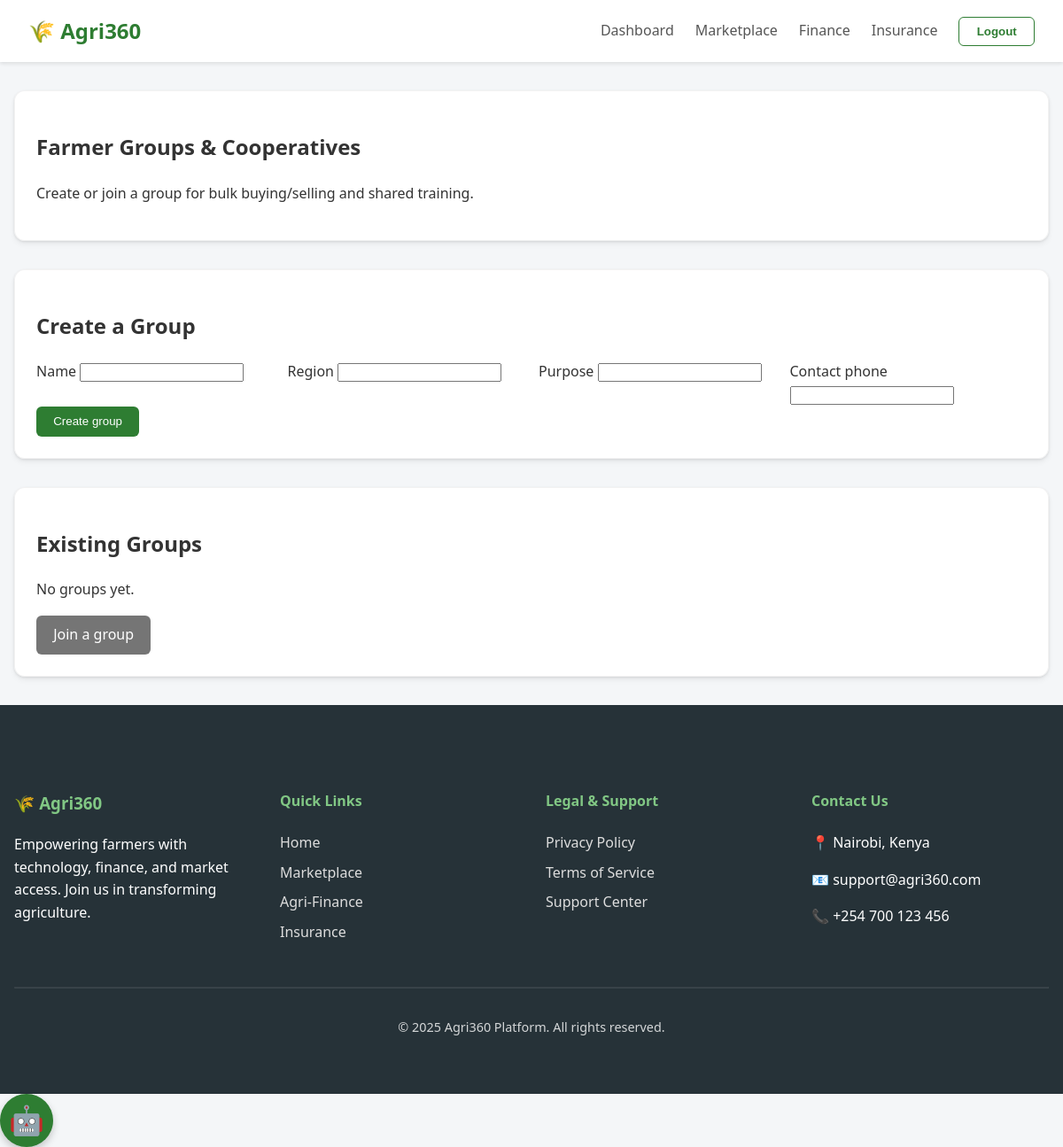
The page /core/extension/groups/ (signed in) on the database as committed earlier.
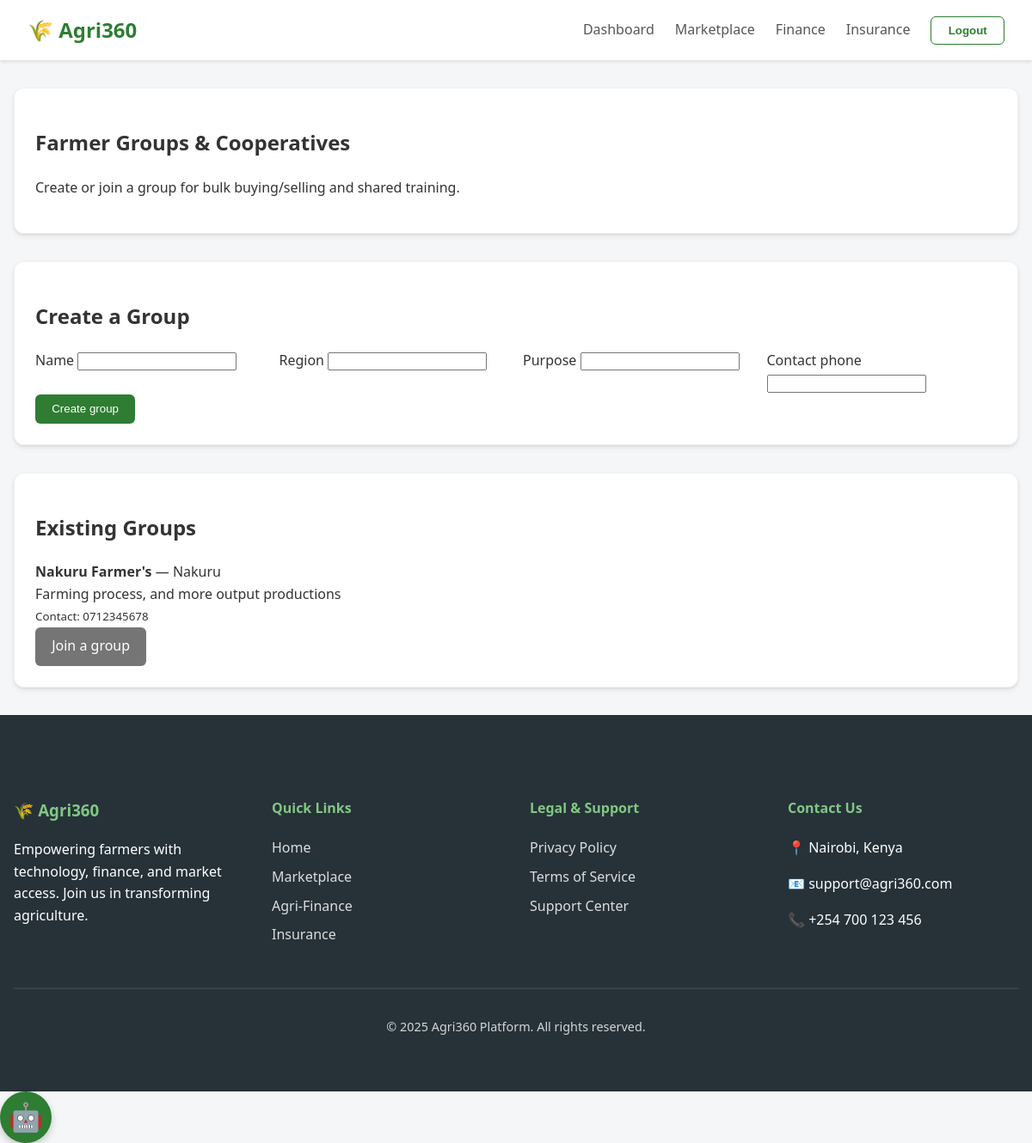
The same page on the database as committed later.
### core/models.py (models this page shows, shortened)
class FarmerGroup(models.Model):
    name = models.CharField(max_length=140)
    region = models.CharField(max_length=120, blank=True)
    purpose = models.CharField(max_length=180, blank=True)
    contact_phone = models.CharField(max_length=40, blank=True)
    created_by = models.ForeignKey(
        settings.AUTH_USER_MODEL, on_delete=models.SET_NULL, null=True, blank=True, related_name="groups_created"
    )
    created_at = models.DateTimeField(auto_now_add=True)

### core/views.py (the view, shortened to what this page needs)
# urls.py: path('extension/groups/', FarmerGroupsView.as_view(), name='extension_groups'),
class FarmerGroupsView(OfficerRequiredMixin, FormView):
    template_name = 'extension/groups.html'
    form_class = FarmerGroupForm
    success_url = '/core/extension/groups/'
    def get_context_data(self, **kwargs):
        context = super().get_context_data(**kwargs)
        context["groups"] = FarmerGroup.objects.order_by("-created_at")[:20]
        context["join_form"] = GroupJoinForm()
        return context

### core/forms.py
class FarmerGroupForm(forms.ModelForm):
    class Meta:
        model = FarmerGroup
        fields = ["name", "region", "purpose", "contact_phone"]

class GroupJoinForm(forms.ModelForm):
    class Meta:
        model = GroupMembership
        fields = ["group", "role"]

### core/views.py (called while the page is built)
    def dispatch(self, request, *args, **kwargs):
        if not request.user.is_authenticated:
            return super().dispatch(request, *args, **kwargs)
        if getattr(request.user, "role", "") != "OFFICER":
            messages.error(request, "Extension tools are available to extension officers.")
            return redirect("dashboard")
        return super().dispatch(request, *args, **kwargs)

### templates/extension/groups.html (shortened to what this page needs)
{% extends 'base.html' %}
{% block main_class %}container narrow{% endblock %}
{% block content %}
<section class="card">
    <h1>Farmer Groups & Cooperatives</h1>
    <p>Create or join a group for bulk buying/selling and shared training.</p>
</section>
<section class="card">
    <h2>Create a Group</h2>
    <form method="post">
        <div class="form-grid">
            <label>Name {{ form.name }}</label>
            <label>Region {{ form.region }}</label>
            <label>Purpose {{ form.purpose }}</label>
            <label>Contact phone {{ form.contact_phone }}</label>
        </div>
        <button type="submit" class="btn btn-primary">Create group</button>
    </form>
</section>
<section class="card">
    <h2>Existing Groups</h2>
    <div class="stacked">
        {% for group in groups %}
        <div class="pill">
            <strong>{{ group.name }}</strong> — {{ group.region|default:"Region not set" }}<br>
            <span>{{ group.purpose }}</span><br>
            <small>Contact: {{ group.contact_phone|default:"N/A" }}</small>
        </div>
        {% empty %}
        <p>No groups yet.</p>
        {% endfor %}
    </div>
    <a class="btn btn-secondary" href="{% url 'extension_groups_join' %}">Join a group</a>
</section>
{% endblock %}

### templates/base.html (shortened to what this page needs)
{% load static %}
<!DOCTYPE html>
<html lang="en">
<head>
    <link rel="stylesheet" href="{% static 'css/styles.css' %}">
</head>
<body>
    <header>
        <a href="/" class="logo">🌾 Agri360</a>
        <nav>
            <ul>
                {% if user.is_authenticated %}
                <li><a href="{% url 'dashboard' %}">Dashboard</a></li>
                <li><a href="{% url 'marketplace' %}">Marketplace</a></li>
                <li><a href="#">Finance</a></li>
                <li><a href="#">Insurance</a></li>
                <li>
                    <form action="{% url 'logout' %}" method="post" style="display:inline;">
                        <button type="submit" class="nav-btn nav-btn-outline"
                            style="cursor:pointer; background: transparent;">Logout</button>
                    </form>
                </li>
                {% else %}
                <li><a href="{% url 'marketplace' %}">Marketplace</a></li>
                <li><a href="{% url 'login' %}" class="nav-btn nav-btn-outline">Login</a></li>
                <li><a href="{% url 'signup' %}" class="btn btn-primary" style="padding: 0.5rem 1.2rem;">Sign Up</a>
                </li>
                {% endif %}
            </ul>
        </nav>
    </header>
    <main class="{% block main_class %}container{% endblock %}">
        {% block content %}
        {% endblock %}
    </main>
    {% include 'footer.html' %}
    {% include 'chatbot.html' %}
</body>
</html>

### templates/footer.html
<footer class="site-footer">
    <div class="container">
        <div class="footer-grid">
            <div class="footer-col">
                <h3>🌾 Agri360</h3>
                <p>Empowering farmers with technology, finance, and market access. Join us in transforming agriculture.
                </p>
            </div>
            <div class="footer-col">
                <h4>Quick Links</h4>
                <ul>
                    <li><a href="{% url 'home' %}">Home</a></li>
                    <li><a href="{% url 'marketplace' %}">Marketplace</a></li>
                    <li><a href="{% url 'loan_request' %}">Agri-Finance</a></li>
                    <li><a href="{% url 'insurance_apply' %}">Insurance</a></li>
                </ul>
            </div>
            <div class="footer-col">
                <h4>Legal & Support</h4>
                <ul>
                    <li><a href="{% url 'privacy_policy' %}">Privacy Policy</a></li>
                    <li><a href="#">Terms of Service</a></li>
                    <li><a href="#">Support Center</a></li>
                </ul>
            </div>
            <div class="footer-col">
                <h4>Contact Us</h4>
                <p>📍 Nairobi, Kenya</p>
                <p>📧 support@agri360.com</p>
                <p>📞 +254 700 123 456</p>
            </div>
        </div>
        <hr style="border-color: rgba(255,255,255,0.1); margin: 2rem 0;">
        <div style="text-align: center; opacity: 0.8; font-size: 0.9rem;">
            &copy; {% now "Y" %} Agri360 Platform. All rights reserved.
        </div>
    </div>
</footer>

### templates/chatbot.html (shortened to what this page needs)
<button id="chatbot-toggle" class="btn btn-primary"
    style="border-radius: 50%; width: 60px; height: 60px; font-size: 2rem; box-shadow: 0 4px 8px rgba(0,0,0,0.2); display: flex; align-items: center; justify-content: center; padding: 0;">🤖</button>

### static/css/styles.css (style rules this page uses)
:root { --primary-color: #2E7D32; --secondary-color: #81C784; --accent-color: #FF6F00; --text-color: #333333; --bg-color: #f4f6f8; --card-bg: #ffffff; --font-main: 'Segoe UI', Tahoma, Geneva, Verdana, sans-serif; }
* { box-sizing: border-box; }
body { font-family: var(--font-main); background-color: var(--bg-color); color: var(--text-color); margin: 0; padding: 0; line-height: 1.6; }
header { background: white; box-shadow: 0 2px 4px rgba(0, 0, 0, 0.1); padding: 1rem 2rem; display: flex; justify-content: space-between; align-items: center; position: sticky; top: 0; z-index: 100; }
.logo { font-size: 1.5rem; font-weight: bold; color: var(--primary-color); text-decoration: none; display: flex; align-items: center; gap: 0.5rem; }
nav ul { list-style: none; display: flex; align-items: center; gap: 1.5rem; margin: 0; padding: 0; }
nav a { text-decoration: none; color: #555; font-weight: 500; font-size: 1rem; transition: color 0.3s; }
.nav-btn { padding: 0.5rem 1.2rem; border-radius: 6px; font-weight: 600; }
.nav-btn-outline { border: 1px solid var(--primary-color); color: var(--primary-color); }
.card { background: rgba(255, 255, 255, 0.95); border-radius: 12px; box-shadow: 0 4px 6px rgba(0, 0, 0, 0.05), 0 1px 3px rgba(0, 0, 0, 0.1); padding: 1.5rem; margin-bottom: 2rem; border: 1px solid rgba(0, 0, 0, 0.05); transition: transform 0.2s ease-in-out; }
.btn { display: inline-block; padding: 0.6rem 1.2rem; border-radius: 6px; text-decoration: none; font-weight: 500; cursor: pointer; transition: all 0.3s; border: none; text-align: center; }
.btn-primary { background-color: var(--primary-color); color: white; }
.btn-secondary { background-color: #757575; color: white; }
.container { max-width: 1200px; margin: 2rem auto; padding: 0 1rem; }
.form-grid { display: grid; grid-template-columns: repeat(auto-fit, minmax(240px, 1fr)); gap: 1rem; }
.site-footer { background-color: #263238; color: white; padding: 4rem 0 2rem 0; margin-top: auto; }
.footer-grid { display: grid; grid-template-columns: repeat(auto-fit, minmax(200px, 1fr)); gap: 2rem; }
.footer-col h3, .footer-col h4 { color: var(--secondary-color); margin-top: 0; }
.footer-col ul { list-style: none; padding: 0; }
.footer-col ul li { margin-bottom: 0.5rem; }
.footer-col ul li a { color: #ddd; text-decoration: none; transition: color 0.3s; }

Rows that differ between the two databases and show on the page:
added FarmerGroup: name "Nakuru Farmer's", region "Nakuru", purpose "Farming process, and more output productions", contact_phone "0712345678"
Other text that changed with them:
text no longer shown: "No groups yet."
